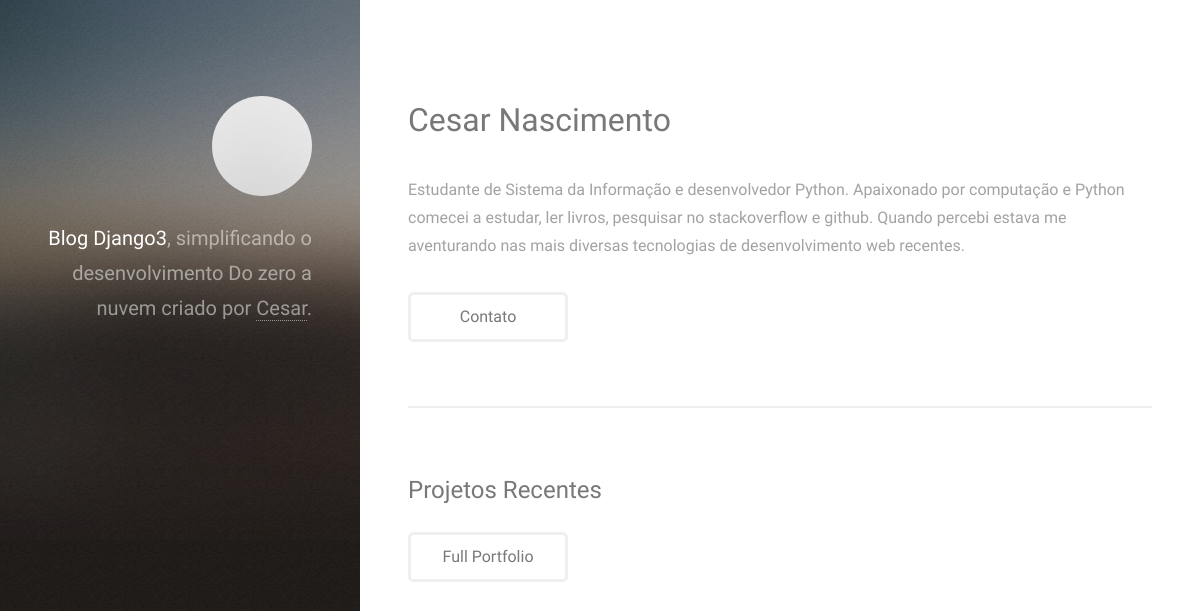
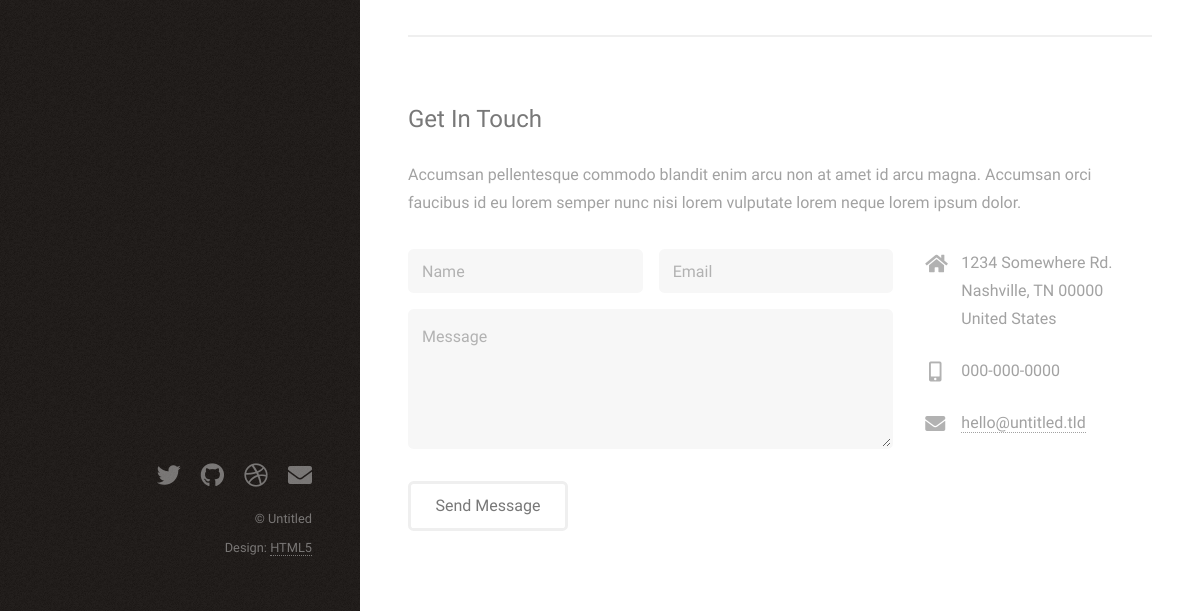
The page /blog/ on the database as committed earlier (2 pictures, top to bottom).
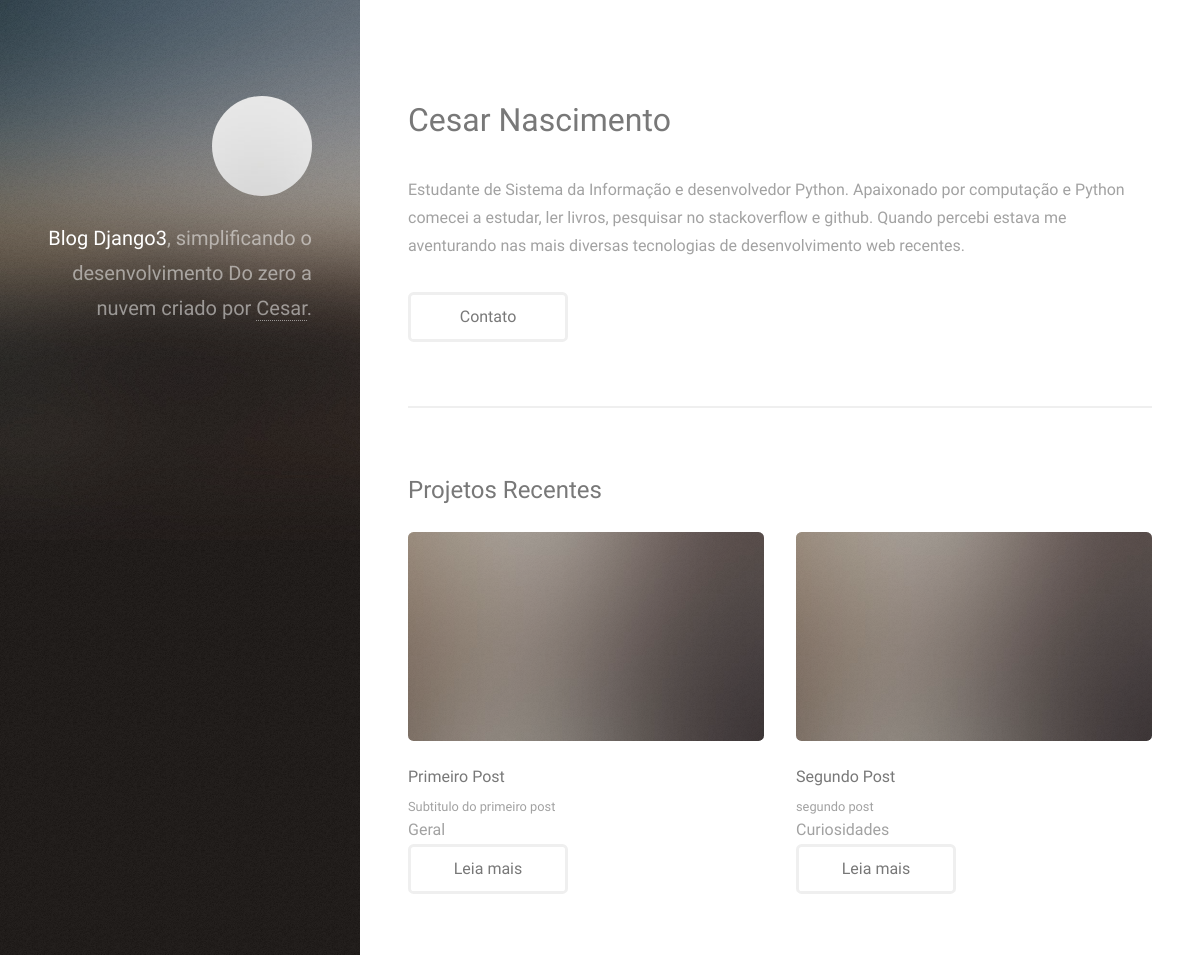
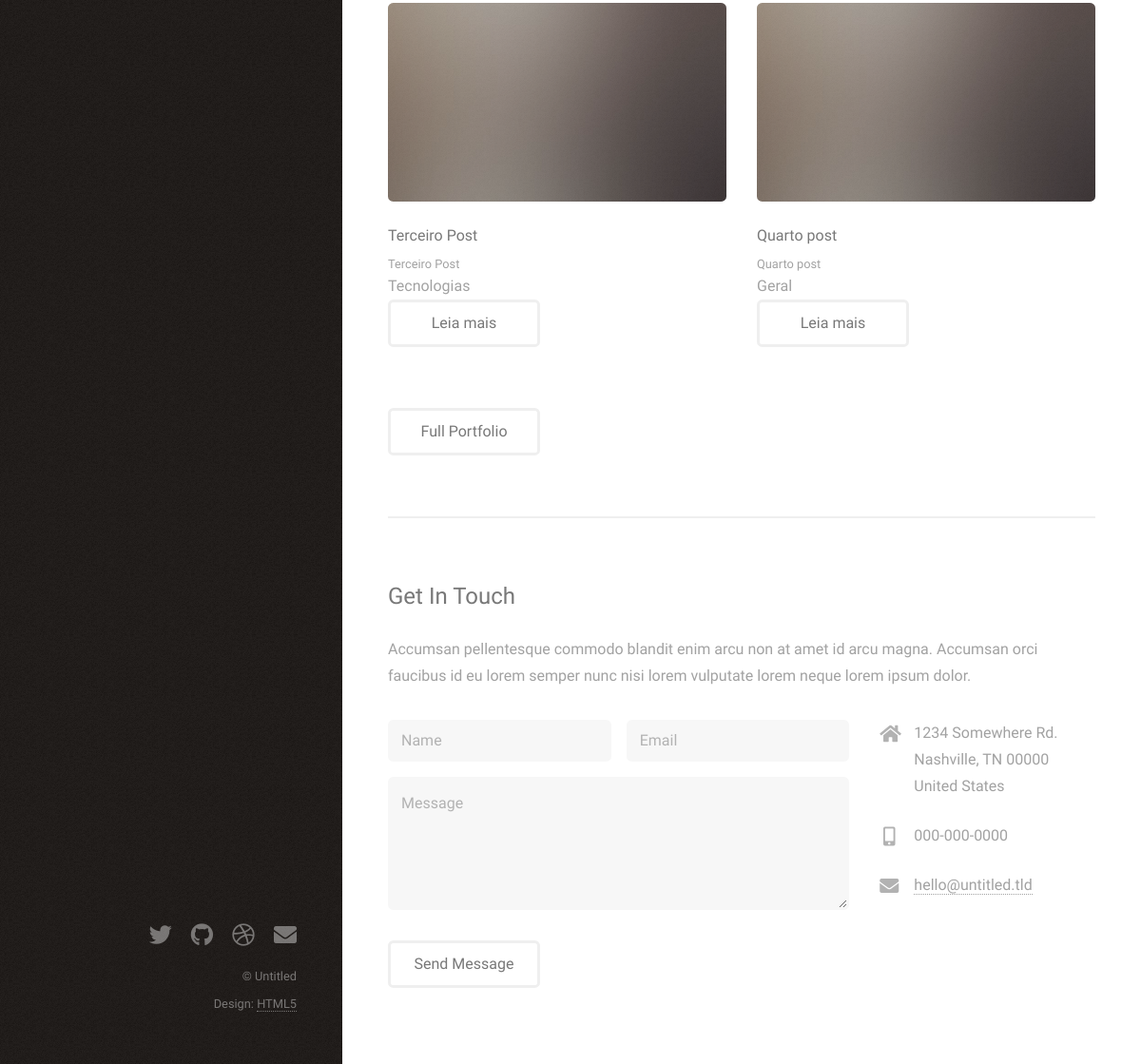
The same page on the database as committed later (2 pictures, top to bottom).
### website/models.py (models this page shows, shortened)
class Post(models.Model):
    title = models.CharField(max_length=100)
    sub_title = models.CharField(max_length=200)
    content = models.TextField()
    categories = models.CharField(
        max_length=2,
        choices=Categorias.choices,
        default=Categorias.GR
    )
    deleted = models.BooleanField(default=True)
    def full_name(self):
        return self.title + self.sub_title
    def get_category_label(self):
        return self.get_categories_display()
    full_name.admin_order_field = 'title'

### website/views.py (the view)
# urls.py: path('', hello_blog, name='home_blog'),
def hello_blog(request):
    lista = [
            'Django', 'Python', 'Git', 'HTML',
            'Banco de dados', 'Linux', 'nginx', 'Uwsgi'
            'Systemctl',
            ]
    list_posts = Post.objects.filter(deleted=False)
    data = {
            'name': 'Django3',
            'lista_tecnologias': lista,
            'posts': list_posts,
            }
    return render(request, 'index.html', data)

### website/templates/index.html (shortened to what this page needs)
{% load static %}
<!DOCTYPE HTML>
<html>
	<head>
		<link rel="stylesheet" href="{%static 'assets/css/main.css' %}" />
	</head>
	<body class="is-preload">
			<header id="header">
				<div class="inner">
					<a href="#" class="image avatar"><img src="{%static 'images/avatar.jpg' %}" alt="" /></a>
					<h1><strong>Blog Django3</strong>, simplificando o desenvolvimento<br />
					Do zero a nuvem<br />
					criado por <a href="#">Cesar</a>.</h1>
				</div>
			</header>
			<div id="main">
					<section id="one">
						<header class="major">
							<h2>Cesar Nascimento</h2>
						</header>
						<p>Estudante de Sistema da Informação e desenvolvedor Python. Apaixonado por computação e Python comecei a estudar, ler livros, pesquisar no stackoverflow e github. Quando percebi estava me aventurando nas mais diversas tecnologias de desenvolvimento web recentes.</p>
						<ul class="actions">
							<li><a href="#" class="button">Contato</a></li>
						</ul>
					</section>
					<section id="two">
						<h2>Projetos Recentes</h2>
						<div class="row">
                            {% for post in posts %}
                                <article class="col-6 col-12-xsmall work-item">
                                    <a href="{%static 'images/fulls/01.jpg' %}" class="image fit thumb"><img src="{%static 'images/thumbs/01.jpg' %}" alt="" /></a>
                                    <h3>{{ post.title }}</h3>
                                    <p>{{ post.sub_title }}</p>
									<span>{{ post.get_category_label }}</span>
									<ul class="actions">
										<li><a href="{% url 'post_detail' post.id %}" class="button">Leia mais</a></li>
									</ul>
                                </article>
                            {% endfor %}
						</div>
						<ul class="actions">
							<li><a href="#" class="button">Full Portfolio</a></li>
						</ul>
					</section>
					<section id="three">
						<h2>Get In Touch</h2>
						<p>Accumsan pellentesque commodo blandit enim arcu non at amet id arcu magna. Accumsan orci faucibus id eu lorem semper nunc nisi lorem vulputate lorem neque lorem ipsum dolor.</p>
						<div class="row">
							<div class="col-8 col-12-small">
								<form method="post" action="#">
									<div class="row gtr-uniform gtr-50">
										<div class="col-6 col-12-xsmall"><input type="text" name="name" id="name" placeholder="Name" /></div>
										<div class="col-6 col-12-xsmall"><input type="email" name="email" id="email" placeholder="Email" /></div>
										<div class="col-12"><textarea name="message" id="message" placeholder="Message" rows="4"></textarea></div>
									</div>
								</form>
								<ul class="actions">
									<li><input type="submit" value="Send Message" /></li>
								</ul>
							</div>
							<div class="col-4 col-12-small">
								<ul class="labeled-icons">
									<li>
										<h3 class="icon solid fa-home"><span class="label">Address</span></h3>
										1234 Somewhere Rd.<br />
										Nashville, TN 00000<br />
										United States
									</li>
									<li>
										<h3 class="icon solid fa-mobile-alt"><span class="label">Phone</span></h3>
										000-000-0000
									</li>
									<li>
										<h3 class="icon solid fa-envelope"><span class="label">Email</span></h3>
										<a href="#">hello@untitled.tld</a>
									</li>
								</ul>
							</div>
						</div>
					</section>
			</div>
			<footer id="footer">
				<div class="inner">
					<ul class="icons">
						<li><a href="#" class="icon brands fa-twitter"><span class="label">Twitter</span></a></li>
						<li><a href="#" class="icon brands fa-github"><span class="label">Github</span></a></li>
						<li><a href="#" class="icon brands fa-dribbble"><span class="label">Dribbble</span></a></li>
						<li><a href="#" class="icon solid fa-envelope"><span class="label">Email</span></a></li>
					</ul>
					<ul class="copyright">
						<li>&copy; Untitled</li><li>Design: <a href="http://html5up.net">HTML5</a></li>
					</ul>
				</div>
			</footer>
	</body>
</html>

Rows that differ between the two databases and show on the page:
now on this page (row edited): Post: title "Primeiro Post", sub_title "Subtitulo do primeiro post", get_category_label "Geral"
added Post: title "Segundo Post", sub_title "segundo post", get_category_label "Curiosidades"
added Post: title "Terceiro Post", sub_title "Terceiro Post", get_category_label "Tecnologias"
added Post: title "Quarto post", sub_title "Quarto post", get_category_label "Geral"
